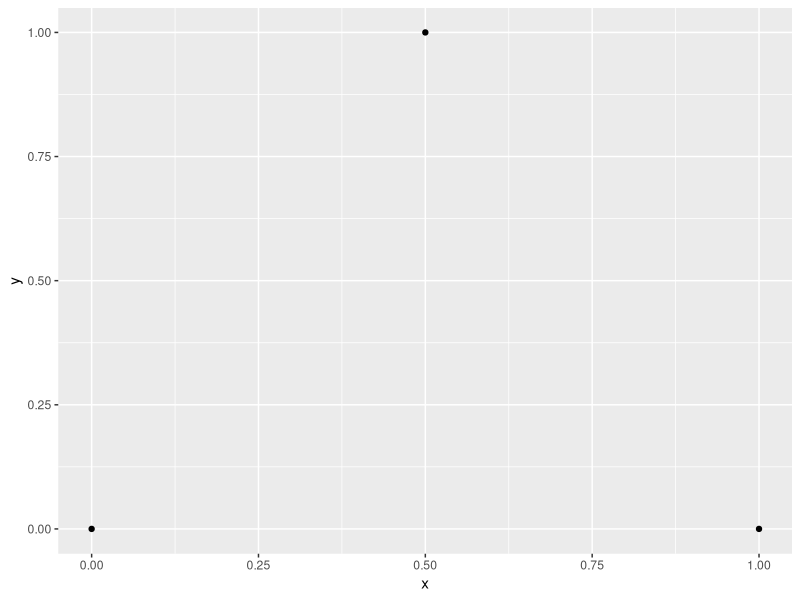
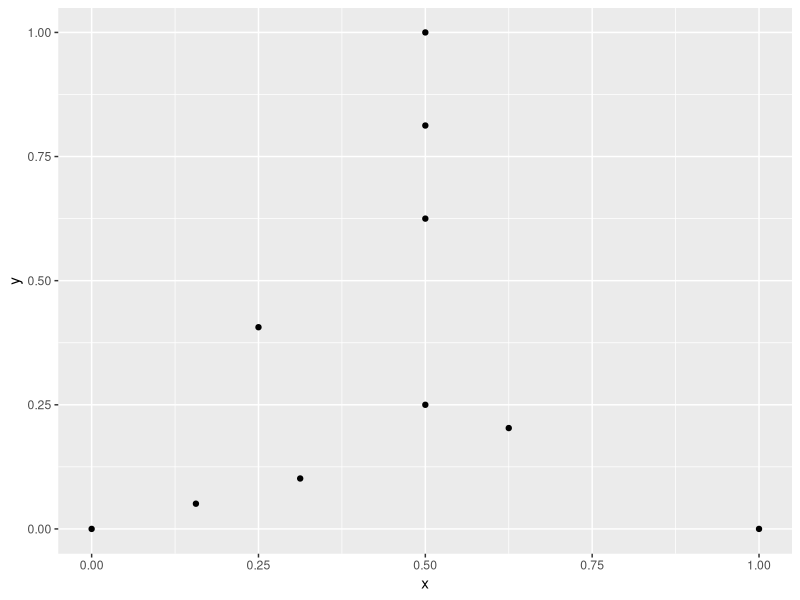
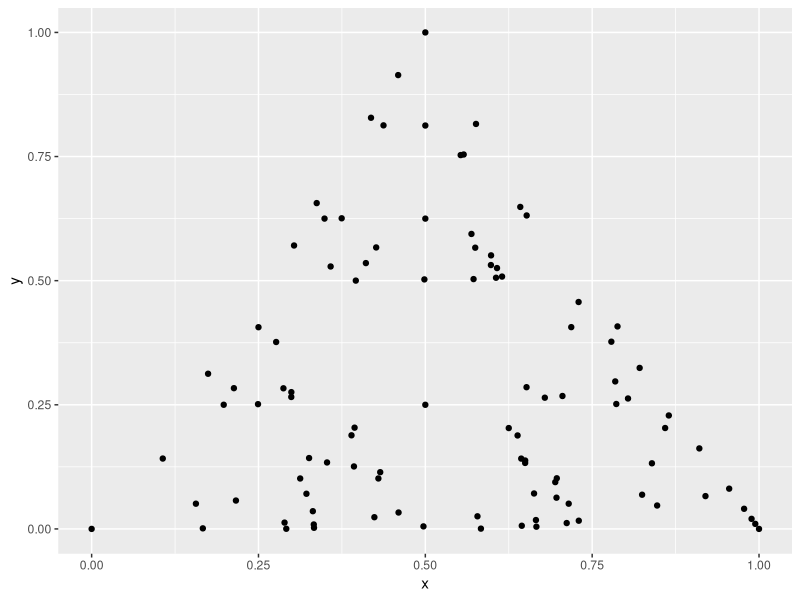
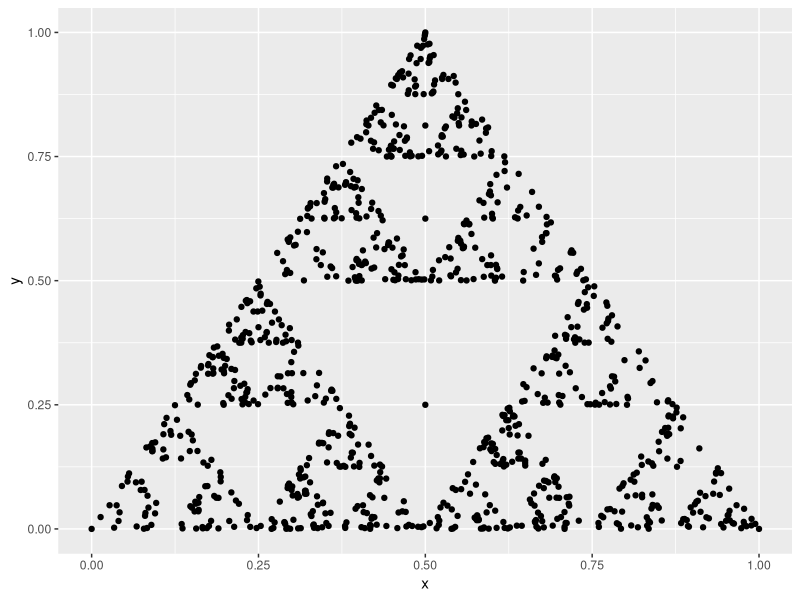
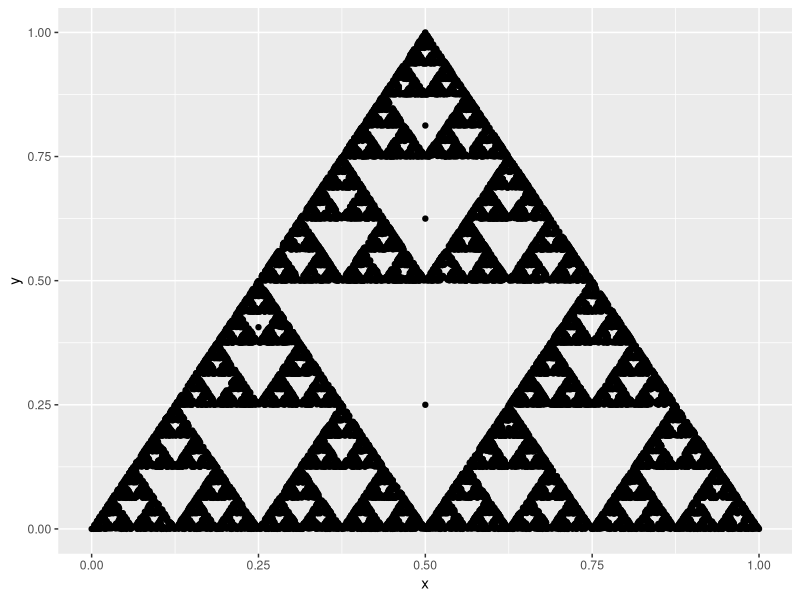

Source code (R) for these figures, in order:
## ---- chunk 1
# Set default chunk output
knitr::opts_chunk$set(
  echo = FALSE, message = FALSE, warning = FALSE,
  results = "asis", fig.height = 4, fig.width = 4
)
## ---- chunk 2
library(tidyverse)
## ---- chunk 3
triangle_list = list(x1 = c(0,0), x2 = c(.5, 1), x3 = c(1,0))

midpoint = function(x,y) {
  c((x[1] + y[1]) / 2, (x[2] + y[2]) / 2)
}

test_list = list()
starting_point = c(.5,.25)
for (i in 1:20000) {
  if (i == 1) {
    middle_point = starting_point
  } else {
    random_point = sample(triangle_list, 1) %>% unlist
    middle_point = midpoint(test_list[[i-1]], random_point)
  }
  test_list[[i]] = middle_point
}

starting_triangle = triangle_list %>% lapply(function(z) tibble(x = z[1], y = z[2])) %>% bind_rows()

zap_triangle = test_list %>% lapply(function(z) tibble(x = z[1], y = z[2])) %>% bind_rows() %>% bind_rows(starting_triangle, .)
## ---- chunk 4
zap_triangle %>%
  mutate(time = row_number()) %>%
  filter(time <= 3) %>%
  ggplot(aes(x, y)) + geom_point()
## ---- chunk 5
zap_triangle %>%
  mutate(time = row_number()) %>%
  filter(time <= 10) %>%
  ggplot(aes(x, y)) + geom_point()
## ---- chunk 6
zap_triangle %>%
  mutate(time = row_number()) %>%
  filter(time <= 100) %>%
  ggplot(aes(x, y)) + geom_point()
## ---- chunk 7
zap_triangle %>%
  mutate(time = row_number()) %>%
  filter(time <= 1000) %>%
  ggplot(aes(x, y)) + geom_point()
## ---- chunk 8
zap_triangle %>%
  mutate(time = row_number()) %>%
  filter(time <= 20000) %>%
  ggplot(aes(x, y)) + geom_point()
